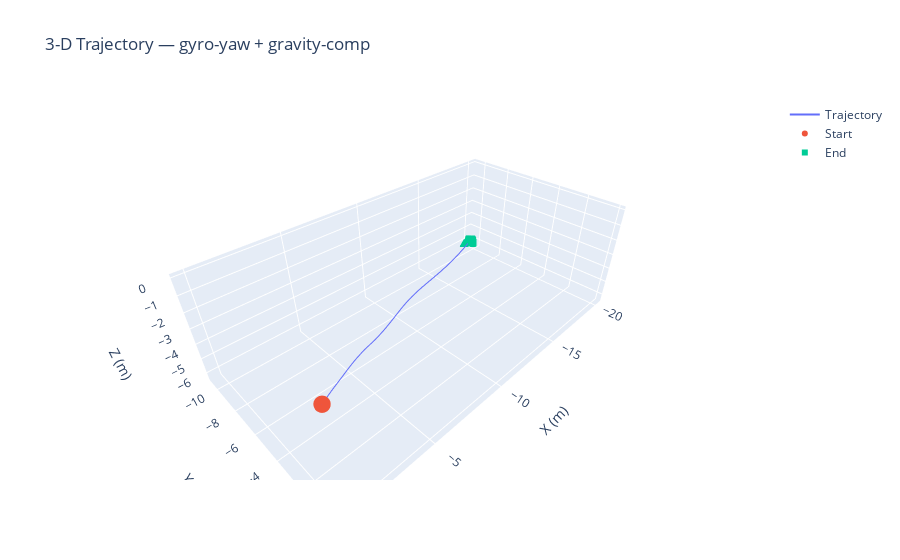

Notebook code cell kept with this figure:
### Code cell
# --------------------------------------------------------------------
#   IMU 3-D TRAJECTORY  —  High-rate Yaw from Gyro, Up-vector Cal
# --------------------------------------------------------------------
#  pip install pandas numpy scipy plotly
# --------------------------------------------------------------------

# ---------------- USER SETTINGS -------------------------------------
FILENAME = "20250420_171110.csv"   # <- your log
FS       = 100.0                  # Hz  (index tick 0.01 s)
DT       = 1.0 / FS
N_INIT   = 20                     # samples at rest for “up”
G        = 9.80665                # m s-2
ALPHA_YAW = 0.02                  # 2 % complementary-filter bleed-in from AngZ
SG_WIN   = 25                     # Sav-Gol window (samples)
SG_POLY  = 3

# --------------------------------------------------------------------
import pandas as pd, numpy as np
from scipy.spatial.transform import Rotation as R
from scipy.signal import savgol_filter
import plotly.graph_objects as go
from pathlib import Path



t = df.index.to_numpy() * DT

# ---- 2. RAW SIGNALS ------------------------------------------------
acc_b  = df[["AccX", "AccY", "AccZ"]].to_numpy()          # m/s²
gyro_d = df[["AsX", "AsY", "AsZ"]].to_numpy()             # deg/s
gyro_r = np.deg2rad(gyro_d)                               # rad/s

roll  = np.deg2rad(df["AngX"].to_numpy())                 # rad
pitch = np.deg2rad(df["AngY"].to_numpy())

# ---- 3. INTEGRATE GYRO Z → high-rate yaw --------------------------
yaw = np.empty_like(roll)
yaw[0] = np.deg2rad(df["AngZ"].iloc[0])                   # seed

for k in range(1, len(yaw)):
    yaw[k] = yaw[k-1] + gyro_r[k, 2] * DT                 # integrate

# complementary filter: keep gyro shape, slowly drift to AngZ
yaw = (1 - ALPHA_YAW) * yaw + ALPHA_YAW * np.deg2rad(df["AngZ"])

# ---- 4. FULL ORIENTATION PER ROW ----------------------------------
euler_rad = np.vstack((roll, pitch, yaw)).T               # shape (N,3)
R_sensor  = R.from_euler("xyz", euler_rad, degrees=False) # body→sensor-world

# ---- 5. “UP” CALIBRATION & ALIGN ROTATION -------------------------
g_b_raw = acc_b[:N_INIT].mean(axis=0)
g_body  = g_b_raw / np.linalg.norm(g_b_raw)               # unit vector

print("Calibrated up-vector (body):", g_body)

world_g = np.array([0, 0, 1.0])
v = np.cross(g_body, world_g)
c = np.dot(g_body, world_g)
s = np.linalg.norm(v)
R_align = R.identity() if s < 1e-8 else R.from_rotvec(v / s * np.arctan2(s, c))

# ---- 6. BODY → WORLD ROTATION (calibrated) ------------------------
R_bw = R_align * R_sensor

# ---- 7. ACCEL TO WORLD & REMOVE GRAVITY ---------------------------
acc_w = R_bw.apply(acc_b) - np.array([0, 0, G])

# optional zero-phase smoothing
acc_w = savgol_filter(acc_w, SG_WIN, SG_POLY, axis=0)

# ---- 8. INTEGRATE --------------------------------------------------
vel = np.zeros_like(acc_w)
pos = np.zeros_like(acc_w)
for k in range(1, len(acc_w)):
    vel[k] = vel[k-1] + acc_w[k] * DT
    pos[k] = pos[k-1] + vel[k] * DT

# ---- 9. DEBUG CSV --------------------------------------------------
dbg = pd.DataFrame({
    "t": t,
    "AccX": acc_b[:,0], "AccY": acc_b[:,1], "AccZ": acc_b[:,2],
    "GyroX": gyro_d[:,0], "GyroY": gyro_d[:,1], "GyroZ": gyro_d[:,2],
    "Roll_deg": np.rad2deg(roll), "Pitch_deg": np.rad2deg(pitch),
    "Yaw_deg": np.rad2deg(yaw),
    "Ax_w": acc_w[:,0], "Ay_w": acc_w[:,1], "Az_w": acc_w[:,2],
    "VelX": vel[:,0], "VelY": vel[:,1], "VelZ": vel[:,2],
    "PosX": pos[:,0], "PosY": pos[:,1], "PosZ": pos[:,2],
    "|a_body|": np.linalg.norm(acc_b, axis=1),
    "|a_world|": np.linalg.norm(acc_w, axis=1)
})

out_path = Path("imu_debug_output.csv")
dbg.to_csv(out_path, index=False)
print("Debug CSV written ->", out_path.resolve())

# ---- 10. PLOT ------------------------------------------------------
fig = go.Figure()
fig.add_trace(go.Scatter3d(x=pos[:,0], y=pos[:,1], z=pos[:,2],
                           mode="lines", name="Trajectory"))
fig.add_trace(go.Scatter3d(x=[pos[0,0]],  y=[pos[0,1]],  z=[pos[0,2]],
                           mode="markers", marker=dict(symbol="circle", size=6),
                           name="Start"))
fig.add_trace(go.Scatter3d(x=[pos[-1,0]], y=[pos[-1,1]], z=[pos[-1,2]],
                           mode="markers", marker=dict(symbol="square", size=6),
                           name="End"))
fig.update_layout(scene=dict(xaxis_title="X (m)", yaxis_title="Y (m)",
                             zaxis_title="Z (m)", aspectmode="data"),
                  title="3-D Trajectory — gyro-yaw + gravity-comp")
fig.show()

### Figure 1 — Plotly figure (JSON) as saved in the notebook; plotly's stock layout.template omitted (floating-point values rounded to 4 significant figures; data arrays with more than 128 entries replaced by an {"elided": "..."} marker saying what was removed)
{"data": [{"mode": "lines", "name": "Trajectory", "type": "scatter3d", "x": {"elided": "284 float values"}, "y": {"elided": "284 float values"}, "z": {"elided": "284 float values"}}, {"marker": {"size": 6, "symbol": "circle"}, "mode": "markers", "name": "Start", "type": "scatter3d", "x": [0], "y": [0], "z": [0]}, {"marker": {"size": 6, "symbol": "square"}, "mode": "markers", "name": "End", "type": "scatter3d", "x": [-20.06], "y": [-10.62], "z": [-6.352]}], "layout": {"scene": {"aspectmode": "data", "xaxis": {"title": {"text": "X (m)"}}, "yaxis": {"title": {"text": "Y (m)"}}, "zaxis": {"title": {"text": "Z (m)"}}}, "title": {"text": "3-D Trajectory — gyro-yaw + gravity-comp"}}}
